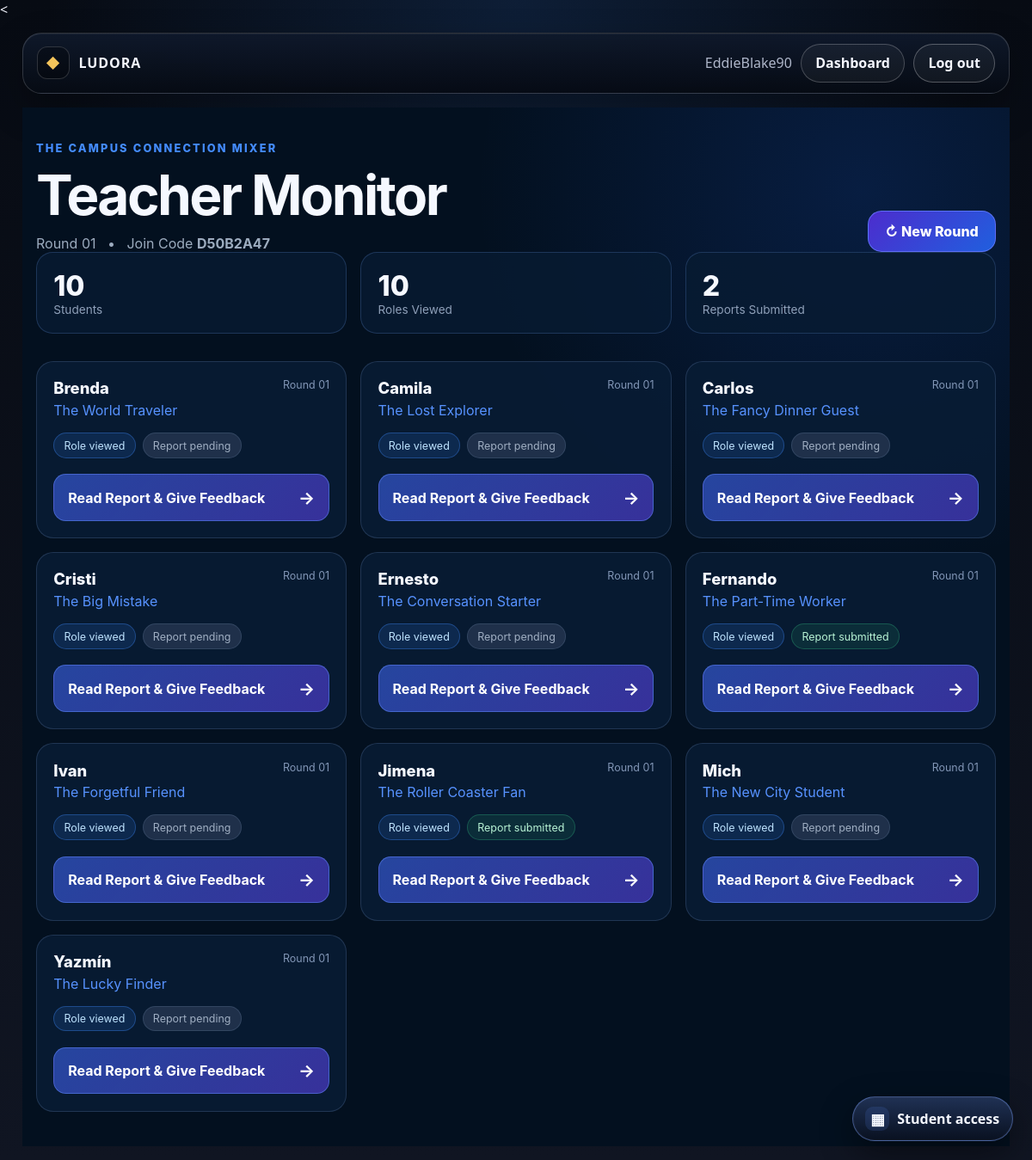
Screenshot of /roleplay/monitor/D50B2A47/ (signed in) with the database file from the repository.
### accounts/models.py (models this page shows, shortened)
class User(AbstractUser):
    class Role(models.TextChoices):
        TEACHER = "TEACHER", "Teacher"
        ADMIN = "ADMIN", "Admin"
    role = models.CharField(
        max_length=20,
        choices=Role.choices,
        default=Role.TEACHER,
    )

### roleplay/models.py (models this page shows, shortened)
class RolePlaySituation(models.Model):
    title = models.CharField(max_length=150)
    slug = models.SlugField(
        max_length=160,
        unique=True,
    )
    summary = models.TextField(
        blank=True,
        help_text="Short description shown to the teacher.",
    )
    student_briefing = models.TextField(
        blank=True,
        help_text=(
            "Information every student should know before "
            "the role play begins."
        ),
    )
    teacher_notes = models.TextField(
        blank=True,
        help_text="Instructions visible only to the teacher.",
    )
    language_target = models.TextField(
        blank=True,
        help_text=(
            "Grammar, vocabulary, communicative function, "
            "or learning objective practiced in this situation."
        ),
    )
    is_active = models.BooleanField(default=True)
    created_at = models.DateTimeField(auto_now_add=True)
    updated_at = models.DateTimeField(auto_now=True)
    class Meta:
        ordering = ["title"]

class RoleAssignment(models.Model):
    run = models.ForeignKey(
        RolePlayRun,
        on_delete=models.CASCADE,
        related_name="assignments",
    )
    participant = models.ForeignKey(
        Participant,
        on_delete=models.CASCADE,
        related_name="roleplay_assignments",
    )
    role = models.ForeignKey(
        RoleCard,
        on_delete=models.PROTECT,
        related_name="assignments",
    )
    round_number = models.PositiveIntegerField(
        default=1,
    )
    role_snapshot = models.JSONField(
        default=dict,
        blank=True,
    )
    assigned_at = models.DateTimeField(auto_now_add=True)
    viewed_at = models.DateTimeField(
        null=True,
        blank=True,
    )
    class Meta:
        constraints = [
            models.UniqueConstraint(
                fields=[
                    "run",
                    "participant",
                    "round_number",
                ],
                name="unique_roleplay_assignment_per_participant_round",
            ),
        ]

class RoleCard(models.Model):
    situation = models.ForeignKey(
        RolePlaySituation,
        on_delete=models.CASCADE,
        related_name="roles",
    )
    name = models.CharField(
        max_length=120,
        help_text="Role name, e.g. Detective, Customer, Manager.",
    )
    character_name = models.CharField(
        max_length=120,
        blank=True,
        help_text="Optional character identity.",
    )
    public_description = models.TextField(
        blank=True,
        help_text=(
            "Information that is safe for the student "
            "to reveal during the activity."
        ),
    )
    private_briefing = models.TextField(
        blank=True,
        help_text="Information known only by this role.",
    )
    objective = models.TextField(
        blank=True,
        help_text="What this role is trying to accomplish.",
    )
    secret_information = models.TextField(
        blank=True,
        help_text=(
            "Optional secrets, evidence, motivations, "
            "or hidden constraints."
        ),
    )
    useful_language = models.TextField(
        blank=True,
        help_text=(
            "Optional vocabulary, sentence starters, "
            "or language support."
        ),
    )
    copies_available = models.PositiveIntegerField(
        default=1,
        help_text=(
            "How many students may receive this role "
            "during the same session."
        ),
    )
    sort_order = models.PositiveIntegerField(default=0)
    is_active = models.BooleanField(default=True)
    class Meta:
        ordering = ["sort_order", "name"]

class RolePlayRecordSubmission(models.Model):
    assignment = models.ForeignKey(
        RoleAssignment,
        on_delete=models.CASCADE,
        related_name="record_submissions",
    )
    template = models.ForeignKey(
        RolePlayRecordTemplate,
        on_delete=models.PROTECT,
        related_name="submissions",
    )
    sequence = models.PositiveIntegerField(default=1)
    is_submitted = models.BooleanField(default=False)
    teacher_feedback = models.TextField(
        blank=True,
    )
    reviewed_at = models.DateTimeField(
        null=True,
        blank=True,
    )
    created_at = models.DateTimeField(auto_now_add=True)
    updated_at = models.DateTimeField(auto_now=True)
    submitted_at = models.DateTimeField(
        null=True,
        blank=True,
    )
    class Meta:
        constraints = [
            models.UniqueConstraint(
                fields=[
                    "assignment",
                    "template",
                    "sequence",
                ],
                name="unique_roleplay_record_instance",
            ),
        ]

### sessions/models.py (models this page shows, shortened)
class GameSession(models.Model):
    class Status(models.TextChoices):
        LOBBY = "LOBBY", "Lobby"
        ACTIVE = "ACTIVE", "Active"
        ENDED = "ENDED", "Ended"
    teacher = models.ForeignKey(
        settings.AUTH_USER_MODEL,
        on_delete=models.CASCADE,
        related_name="game_sessions",
    )
    game_template = models.ForeignKey(
        GameTemplate,
        on_delete=models.PROTECT,
        related_name="sessions",
    )
    title = models.CharField(max_length=150)
    join_code = models.SlugField(max_length=12, unique=True, blank=True)
    status = models.CharField(
        max_length=20,
        choices=Status.choices,
        default=Status.LOBBY,
    )
    current_step = models.CharField(
        max_length=50,
        default="waiting",
        help_text="Used to route students to the correct game step.",
    )
    created_at = models.DateTimeField(auto_now_add=True)
    started_at = models.DateTimeField(null=True, blank=True)
    ended_at = models.DateTimeField(null=True, blank=True)

class Participant(models.Model):
    session = models.ForeignKey(
        GameSession,
        on_delete=models.CASCADE,
        related_name="participants",
    )
    display_name = models.CharField(max_length=100)
    student_id = models.CharField(max_length=50, blank=True)
    joined_at = models.DateTimeField(auto_now_add=True)
    is_ready = models.BooleanField(default=False)
    class Meta:
        constraints = [
            models.UniqueConstraint(
                fields=["session", "student_id"],
                condition=~Q(student_id=""),
                name="unique_student_id_per_session_when_provided",
            )
        ]

### roleplay/views.py (the view)
@login_required
def teacher_monitor(request, join_code):
    run = get_object_or_404(
        RolePlayRun.objects.select_related(
            "game_session",
            "situation",
        ),
        game_session__join_code=join_code,
        game_session__teacher=request.user,
    )
    assignments = list(
        run.assignments
        .filter(
            round_number=run.current_round,
        )
        .select_related(
            "participant",
            "role",
        )
        .prefetch_related(
            "record_submissions",
        )
        .order_by(
            "participant__display_name",
        )
    )
    viewed_count = sum(
        1
        for assignment in assignments
        if assignment.viewed_at
    )
    submitted_count = sum(
        1
        for assignment in assignments
        if any(
            submission.is_submitted
            for submission
            in assignment.record_submissions.all()
        )
    )
    return render(
        request,
        "roleplay/teacher_monitor.html",
        {
            "run": run,
            "session": run.game_session,
            "situation": run.situation,
            "assignments": assignments,
            "current_round": run.current_round,
            "total_students": len(assignments),
            "viewed_count": viewed_count,
            "submitted_count": submitted_count,
        },
    )

### roleplay/templates/roleplay/teacher_monitor.html (shortened to what this page needs)
{% extends "base.html" %}
{% block content %}
<div class="rpm-page">
    <main class="rpm-container">
        <header class="rpm-header">
            <div class="rpm-kicker">
                {{ situation.title }}
            </div>
            <div class="rpm-title-row">
                <div>
                    <h1 class="rpm-title">
                        Teacher Monitor
                    </h1>
                    <div class="rpm-meta">
                        Round
                        {{ current_round|stringformat:"02d" }}
                        &nbsp; • &nbsp;
                        Join Code
                        <strong>
                            {{ session.join_code }}
                        </strong>
                    </div>
                </div>
                <form
                    method="post"
                    action="{% url 'roleplay:reassign_roles' session.join_code %}"
                    onsubmit="
                        return confirm(
                            'Start a new round? Existing reports will be preserved and every student will receive a new role.'
                        );
                    "
                >
                    <button
                        class="rpm-new-round"
                        type="submit"
                    >
                        ↻ New Round
                    </button>
                </form>
            </div>
        </header>
        <section class="rpm-stats">
            <article class="rpm-stat">
                <div
                    class="rpm-stat-value"
                    id="studentCount"
                >
                    {{ total_students }}
                </div>
                <div class="rpm-stat-label">
                    Students
                </div>
            </article>
            <article class="rpm-stat">
                <div
                    class="rpm-stat-value"
                    id="viewedCount"
                >
                    {{ viewed_count }}
                </div>
                <div class="rpm-stat-label">
                    Roles Viewed
                </div>
            </article>
            <article class="rpm-stat">
                <div
                    class="rpm-stat-value"
                    id="submittedCount"
                >
                    {{ submitted_count }}
                </div>
                <div class="rpm-stat-label">
                    Reports Submitted
                </div>
            </article>
        </section>
        <section class="rpm-grid">
        {% for assignment in assignments %}
            <article
                class="rpm-student"
                data-assignment-id="{{ assignment.id }}"
            >
                <div class="rpm-student-top">
                    <div>
                        <div class="rpm-student-name">
                            {{ assignment.participant.display_name }}
                        </div>
                        <div class="rpm-role">
                            {{ assignment.role.name }}
                        </div>
                    </div>
                    <div class="rpm-round-number">
                        Round {{ assignment.round_number|stringformat:"02d" }}
                    </div>
                </div>
                <div class="rpm-statuses">
                    <span
                        class="
                            rpm-badge
                            rpm-viewed
                            {% if assignment.viewed_at %}
                                active
                            {% endif %}
                        "
                    >
                        {% if assignment.viewed_at %}
                            Role viewed
                        {% else %}
                            Not viewed
                        {% endif %}
                    </span>
                    <span
                        class="
                            rpm-badge
                            rpm-submitted
                            {% for submission in assignment.record_submissions.all %}
                                {% if submission.is_submitted %}
                                    complete
                                {% endif %}
                            {% endfor %}
                        "
                    >
                        {% if assignment.record_submissions.all %}
                            {% for submission in assignment.record_submissions.all %}
                                {% if submission.is_submitted %}
                                    Report submitted
                                {% else %}
                                    Report pending
                                {% endif %}
                            {% endfor %}
                        {% else %}
                            Report pending
                        {% endif %}
                    </span>
                </div>
                <a
                    class="rpm-report-link"
                    href="{% url 'roleplay:teacher_student_reports' session.join_code assignment.participant.id %}"
                >
                    <span>
                        Read Report & Give Feedback
                    </span>
                    <span class="rpm-report-arrow">
                        →
                    </span>
                </a>
            </article>
        {% endfor %}
        </section>
    </main>
</div>
{% include "sessions/partials/_session_access_panel.html" with session=session %}
{% endblock %}

### templates/base.html (shortened to what this page needs)
{% load static %}
<!DOCTYPE html>
<html lang="en">
<head>
<link rel="stylesheet" href="{% static 'webgames/css/app-theme.css' %}">
</head>
<body>
  <main class="fr-app-shell">
    <nav class="app-top-nav">
  <a class="app-brand" href="{% url 'games:teacher_dashboard' %}">
    <span class="app-brand-mark">◆</span>
    <span>Ludora</span>
  </a>
  <div class="app-nav-links">
        {% if user.is_authenticated %}
          <span class="fr-muted-text">
            {{ user.username }}
          </span>
          <a class="app-btn app-btn-secondary" href="{% url 'games:teacher_dashboard' %}">
  Dashboard
</a>
<a class="app-btn" href="{% url 'logout' %}">
  Log out
</a>
        {% else %}
          <a class="app-btn app-btn-primary" href="{% url 'login' %}">
  Log in
</a>
        {% endif %}
      </div>
    </nav>
    {% block content %}{% endblock %}
  </main>
</body>
</html>

### rows the page displays
User: username "EddieBlake90"
RolePlaySituation: title "THE CAMPUS CONNECTION MIXER"
GameSession: join_code "D50B2A47"
RoleAssignment: participant.display_name "Brenda", role.name "The World Traveler", round_number "01", shows "Role viewed", shows "Report pending"
RoleAssignment: participant.display_name "Camila", role.name "The Lost Explorer", round_number "01", shows "Role viewed", shows "Report pending"
RoleAssignment: participant.display_name "Carlos", role.name "The Fancy Dinner Guest", round_number "01", shows "Role viewed"
RolePlayRecordSubmission: is_submitted "Report pending"
RoleAssignment: participant.display_name "Cristi", role.name "The Big Mistake", round_number "01", shows "Role viewed", shows "Report pending"
RoleAssignment: participant.display_name "Ernesto", role.name "The Conversation Starter", round_number "01", shows "Role viewed", shows "Report pending"
RoleAssignment: participant.display_name "Fernando", role.name "The Part-Time Worker", round_number "01", shows "Role viewed"
RolePlayRecordSubmission: is_submitted "Report submitted"
RoleAssignment: participant.display_name "Ivan", role.name "The Forgetful Friend", round_number "01", shows "Role viewed", shows "Report pending"
RoleAssignment: participant.display_name "Jimena", role.name "The Roller Coaster Fan", round_number "01", shows "Role viewed"
RolePlayRecordSubmission: is_submitted "Report submitted"
RoleAssignment: participant.display_name "Mich", role.name "The New City Student", round_number "01", shows "Role viewed", shows "Report pending"
RoleAssignment: participant.display_name "Yazmín", role.name "The Lucky Finder", round_number "01", shows "Role viewed", shows "Report pending"

### other values shown
{{ current_round|stringformat:"02d" }} "01"
{{ total_students }} "10"
{{ viewed_count }} "10"
{{ submitted_count }} "2"
